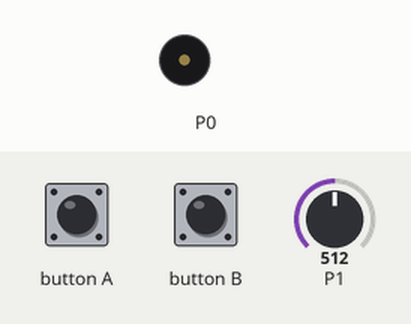
Simulated run of this program. Board: BBC micro:bit (MakeCode). Parts: buzzer (waves = sounding). The test bench sets the inputs (shaded band); at power-on: P1 = 512 (analog values on the 0–1023 scale).

Above: at 1.2 s.
1.3 s: button A pressed for 0.15 s
At 1.61 s:
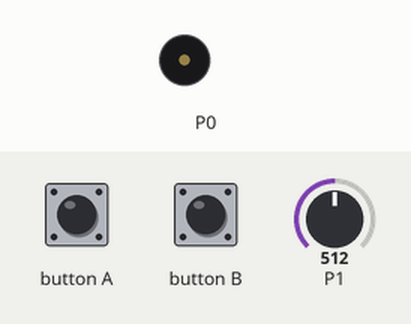
4.4 s: button B pressed for 0.15 s
Timing chart, 0 to 7.4 s (numbered marks = the images above; inputs shaded):
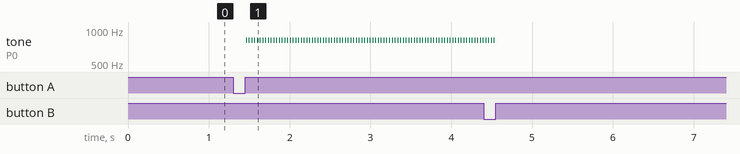

The program:

main.ts
```typescript
input.onButtonPressed(Button.A, function () {
    hraj = true
})
input.onButtonPressed(Button.B, function () {
    hraj = false
})
let hraj = false
hraj = false
music.setTempo(400)
basic.forever(function () {
    if (hraj) {
        music.playTone(pins.analogReadPin(AnalogPin.P1) + 300, music.beat(BeatFraction.Sixteenth))
    }
})
```

test.ts
```typescript
// Tady jsou testy. Při použití tohoto balíčku jako rozšíření nebude zkompilováno.
```

Measured:
- after the input at 1.3 s, tone on P0: alternates 812 Hz for 0.01 s and silent for 0.03 s, starting after 0.16 s
- after the input at 4.4 s, tone on P0: goes on until 4.5 s, then stays silent
